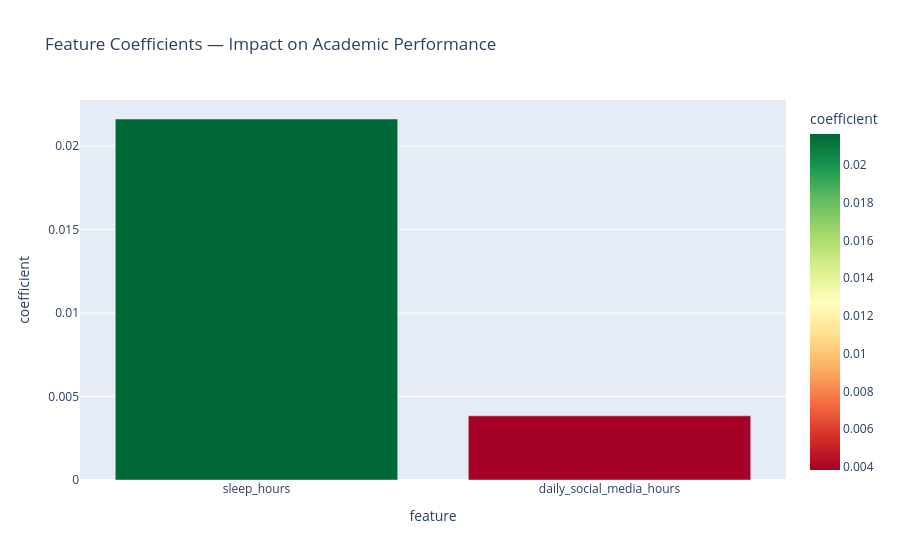

Notebook cell for this chart:
### Code cell
# Visualize — Feature Coefficients
coef_df = pl.DataFrame({
    'feature': features,
    'coefficient': model.coef_.tolist()
})

fig2 = px.bar(
    coef_df,
    x='feature',
    y='coefficient',
    color='coefficient',
    color_continuous_scale='RdYlGn',
    title='Feature Coefficients — Impact on Academic Performance'
)
fig2.show()

### Figure 1 — Plotly figure (JSON) as saved in the notebook; plotly's stock layout.template omitted (floating-point values rounded to 4 significant figures)
{"data": [{"hovertemplate": "feature=%{x}<br>coefficient=%{marker.color}<extra></extra>", "legendgroup": "", "marker": {"color": [0.02163, 0.003842], "coloraxis": "coloraxis", "pattern": {"shape": ""}}, "name": "", "orientation": "v", "showlegend": false, "textposition": "auto", "type": "bar", "x": ["sleep_hours", "daily_social_media_hours"], "xaxis": "x", "y": [0.02163, 0.003842], "yaxis": "y"}], "layout": {"barmode": "relative", "coloraxis": {"colorbar": {"title": {"text": "coefficient"}}, "colorscale": [[0, "rgb(165,0,38)"], [0.1, "rgb(215,48,39)"], [0.2, "rgb(244,109,67)"], [0.3, "rgb(253,174,97)"], [0.4, "rgb(254,224,139)"], [0.5, "rgb(255,255,191)"], [0.6, "rgb(217,239,139)"], [0.7, "rgb(166,217,106)"], [0.8, "rgb(102,189,99)"], [0.9, "rgb(26,152,80)"], [1, "rgb(0,104,55)"]]}, "legend": {"tracegroupgap": 0}, "title": {"text": "Feature Coefficients — Impact on Academic Performance"}, "xaxis": {"anchor": "y", "domain": [0, 1], "title": {"text": "feature"}}, "yaxis": {"anchor": "x", "domain": [0, 1], "title": {"text": "coefficient"}}}}
